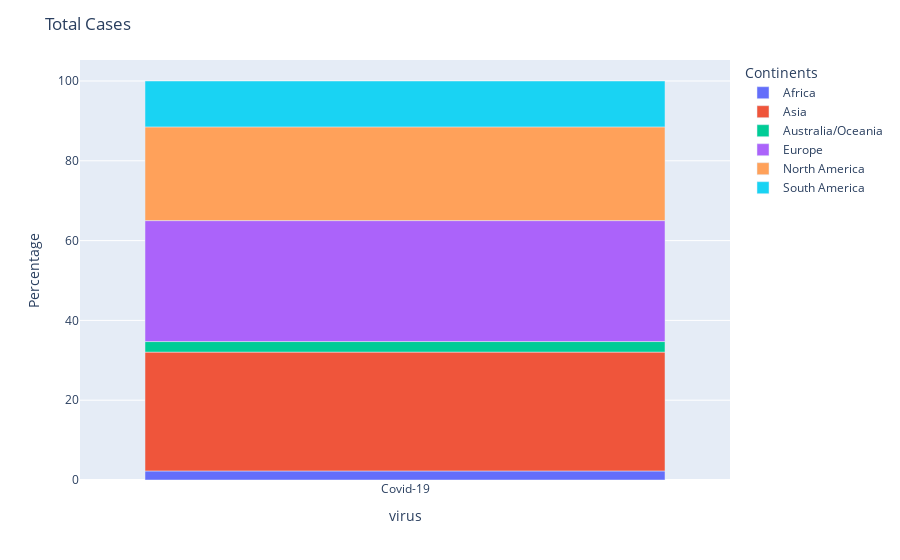
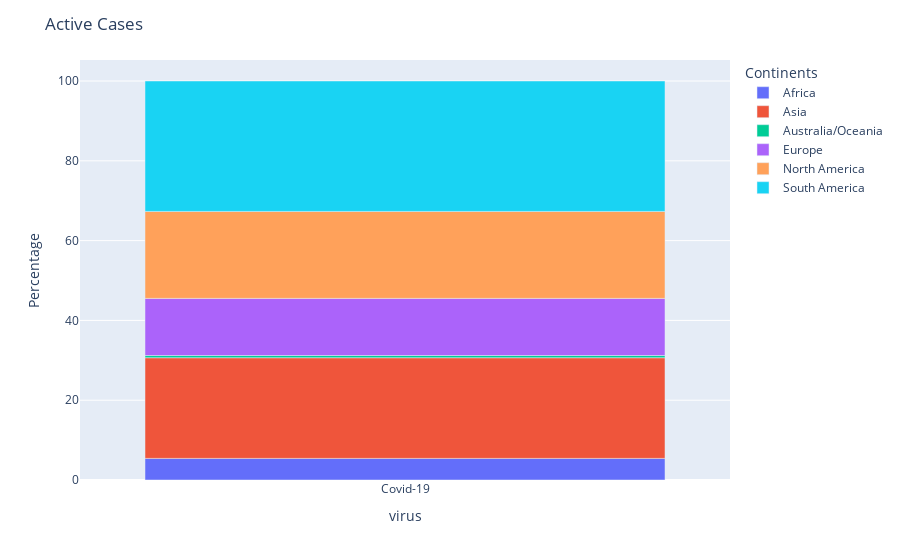
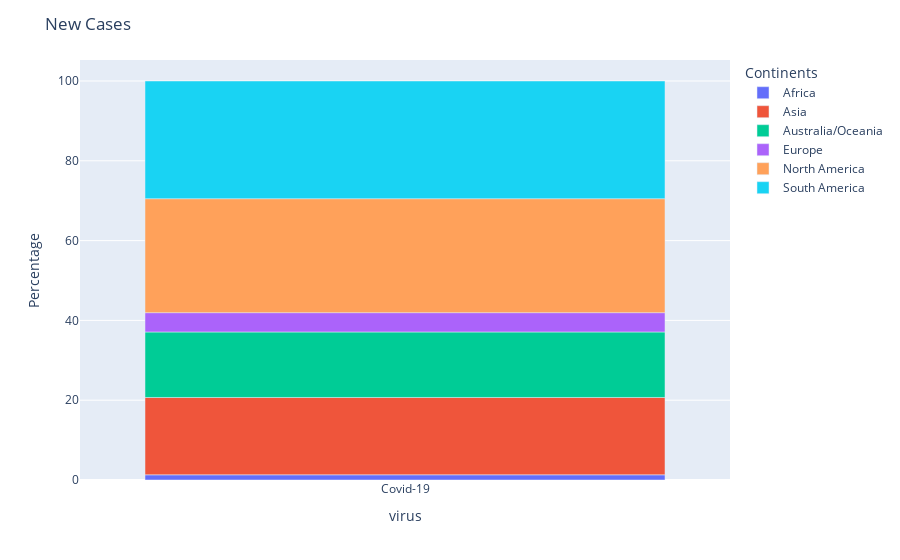
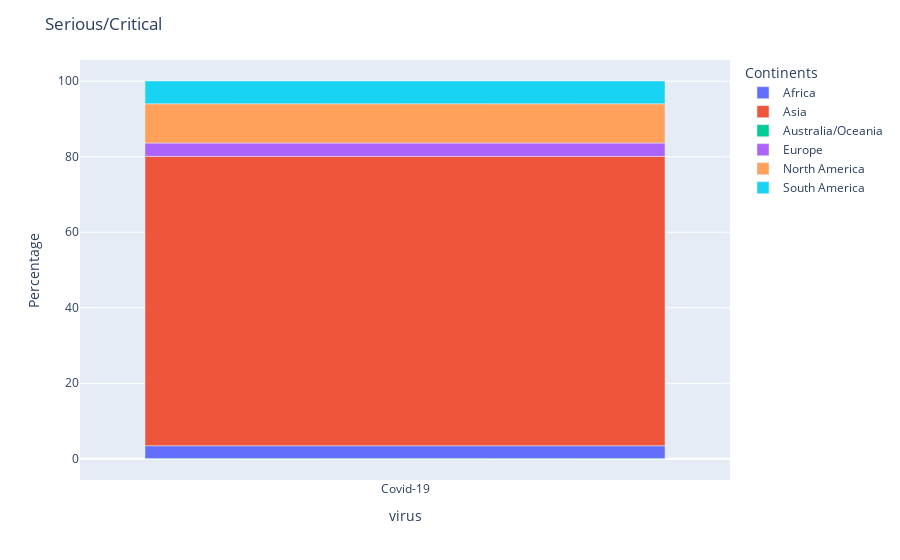

Notebook code for these charts, in order:
### Code cell
continent_visulaization(cases_list)

### Figure 1 — Plotly figure (JSON) as saved in the notebook; plotly's stock layout.template omitted (floating-point values rounded to 4 significant figures)
{"data": [{"customdata": [[12740000.0]], "hovertemplate": "Continents=Africa<br>virus=%{x}<br>Percentage=%{y}<br>Total Cases=%{customdata[0]}<extra></extra>", "legendgroup": "Africa", "marker": {"color": "#636efa", "pattern": {"shape": ""}}, "name": "Africa", "orientation": "v", "showlegend": true, "textposition": "auto", "type": "bar", "x": ["Covid-19"], "xaxis": "x", "y": [2.27], "yaxis": "y"}, {"customdata": [[167200000.0]], "hovertemplate": "Continents=Asia<br>virus=%{x}<br>Percentage=%{y}<br>Total Cases=%{customdata[0]}<extra></extra>", "legendgroup": "Asia", "marker": {"color": "#EF553B", "pattern": {"shape": ""}}, "name": "Asia", "orientation": "v", "showlegend": true, "textposition": "auto", "type": "bar", "x": ["Covid-19"], "xaxis": "x", "y": [29.78], "yaxis": "y"}, {"customdata": [[14880000.0]], "hovertemplate": "Continents=Australia/Oceania<br>virus=%{x}<br>Percentage=%{y}<br>Total Cases=%{customdata[0]}<extra></extra>", "legendgroup": "Australia/Oceania", "marker": {"color": "#00cc96", "pattern": {"shape": ""}}, "name": "Australia/Oceania", "orientation": "v", "showlegend": true, "textposition": "auto", "type": "bar", "x": ["Covid-19"], "xaxis": "x", "y": [2.65], "yaxis": "y"}, {"customdata": [[170100000.0]], "hovertemplate": "Continents=Europe<br>virus=%{x}<br>Percentage=%{y}<br>Total Cases=%{customdata[0]}<extra></extra>", "legendgroup": "Europe", "marker": {"color": "#ab63fa", "pattern": {"shape": ""}}, "name": "Europe", "orientation": "v", "showlegend": true, "textposition": "auto", "type": "bar", "x": ["Covid-19"], "xaxis": "x", "y": [30.31], "yaxis": "y"}, {"customdata": [[131800000.0]], "hovertemplate": "Continents=North America<br>virus=%{x}<br>Percentage=%{y}<br>Total Cases=%{customdata[0]}<extra></extra>", "legendgroup": "North America", "marker": {"color": "#FFA15A", "pattern": {"shape": ""}}, "name": "North America", "orientation": "v", "showlegend": true, "textposition": "auto", "type": "bar", "x": ["Covid-19"], "xaxis": "x", "y": [23.49], "yaxis": "y"}, {"customdata": [[64560000.0]], "hovertemplate": "Continents=South America<br>virus=%{x}<br>Percentage=%{y}<br>Total Cases=%{customdata[0]}<extra></extra>", "legendgroup": "South America", "marker": {"color": "#19d3f3", "pattern": {"shape": ""}}, "name": "South America", "orientation": "v", "showlegend": true, "textposition": "auto", "type": "bar", "x": ["Covid-19"], "xaxis": "x", "y": [11.5], "yaxis": "y"}], "layout": {"barmode": "relative", "legend": {"title": {"text": "Continents"}, "tracegroupgap": 0}, "margin": {"t": 60}, "title": {"text": "Total Cases"}, "xaxis": {"anchor": "y", "domain": [0, 1], "title": {"text": "virus"}}, "yaxis": {"anchor": "x", "domain": [0, 1], "title": {"text": "Percentage"}}}}

### Figure 2 — Plotly figure (JSON) as saved in the notebook; plotly's stock layout.template omitted (floating-point values rounded to 4 significant figures)
{"data": [{"customdata": [[331500.0]], "hovertemplate": "Continents=Africa<br>virus=%{x}<br>Percentage=%{y}<br>Active Cases=%{customdata[0]}<extra></extra>", "legendgroup": "Africa", "marker": {"color": "#636efa", "pattern": {"shape": ""}}, "name": "Africa", "orientation": "v", "showlegend": true, "textposition": "auto", "type": "bar", "x": ["Covid-19"], "xaxis": "x", "y": [5.42], "yaxis": "y"}, {"customdata": [[1543000.0]], "hovertemplate": "Continents=Asia<br>virus=%{x}<br>Percentage=%{y}<br>Active Cases=%{customdata[0]}<extra></extra>", "legendgroup": "Asia", "marker": {"color": "#EF553B", "pattern": {"shape": ""}}, "name": "Asia", "orientation": "v", "showlegend": true, "textposition": "auto", "type": "bar", "x": ["Covid-19"], "xaxis": "x", "y": [25.23], "yaxis": "y"}, {"customdata": [[33710.0]], "hovertemplate": "Continents=Australia/Oceania<br>virus=%{x}<br>Percentage=%{y}<br>Active Cases=%{customdata[0]}<extra></extra>", "legendgroup": "Australia/Oceania", "marker": {"color": "#00cc96", "pattern": {"shape": ""}}, "name": "Australia/Oceania", "orientation": "v", "showlegend": true, "textposition": "auto", "type": "bar", "x": ["Covid-19"], "xaxis": "x", "y": [0.55], "yaxis": "y"}, {"customdata": [[875700.0]], "hovertemplate": "Continents=Europe<br>virus=%{x}<br>Percentage=%{y}<br>Active Cases=%{customdata[0]}<extra></extra>", "legendgroup": "Europe", "marker": {"color": "#ab63fa", "pattern": {"shape": ""}}, "name": "Europe", "orientation": "v", "showlegend": true, "textposition": "auto", "type": "bar", "x": ["Covid-19"], "xaxis": "x", "y": [14.32], "yaxis": "y"}, {"customdata": [[1333000.0]], "hovertemplate": "Continents=North America<br>virus=%{x}<br>Percentage=%{y}<br>Active Cases=%{customdata[0]}<extra></extra>", "legendgroup": "North America", "marker": {"color": "#FFA15A", "pattern": {"shape": ""}}, "name": "North America", "orientation": "v", "showlegend": true, "textposition": "auto", "type": "bar", "x": ["Covid-19"], "xaxis": "x", "y": [21.8], "yaxis": "y"}, {"customdata": [[1999000.0]], "hovertemplate": "Continents=South America<br>virus=%{x}<br>Percentage=%{y}<br>Active Cases=%{customdata[0]}<extra></extra>", "legendgroup": "South America", "marker": {"color": "#19d3f3", "pattern": {"shape": ""}}, "name": "South America", "orientation": "v", "showlegend": true, "textposition": "auto", "type": "bar", "x": ["Covid-19"], "xaxis": "x", "y": [32.69], "yaxis": "y"}], "layout": {"barmode": "relative", "legend": {"title": {"text": "Continents"}, "tracegroupgap": 0}, "margin": {"t": 60}, "title": {"text": "Active Cases"}, "xaxis": {"anchor": "y", "domain": [0, 1], "title": {"text": "virus"}}, "yaxis": {"anchor": "x", "domain": [0, 1], "title": {"text": "Percentage"}}}}

### Figure 3 — Plotly figure (JSON) as saved in the notebook; plotly's stock layout.template omitted (floating-point values rounded to 4 significant figures)
{"data": [{"customdata": [[-54.0]], "hovertemplate": "Continents=Africa<br>virus=%{x}<br>Percentage=%{y}<br>New Cases=%{customdata[0]}<extra></extra>", "legendgroup": "Africa", "marker": {"color": "#636efa", "pattern": {"shape": ""}}, "name": "Africa", "orientation": "v", "showlegend": true, "textposition": "auto", "type": "bar", "x": ["Covid-19"], "xaxis": "x", "y": [1.3], "yaxis": "y"}, {"customdata": [[-805.0]], "hovertemplate": "Continents=Asia<br>virus=%{x}<br>Percentage=%{y}<br>New Cases=%{customdata[0]}<extra></extra>", "legendgroup": "Asia", "marker": {"color": "#EF553B", "pattern": {"shape": ""}}, "name": "Asia", "orientation": "v", "showlegend": true, "textposition": "auto", "type": "bar", "x": ["Covid-19"], "xaxis": "x", "y": [19.38], "yaxis": "y"}, {"customdata": [[-682.0]], "hovertemplate": "Continents=Australia/Oceania<br>virus=%{x}<br>Percentage=%{y}<br>New Cases=%{customdata[0]}<extra></extra>", "legendgroup": "Australia/Oceania", "marker": {"color": "#00cc96", "pattern": {"shape": ""}}, "name": "Australia/Oceania", "orientation": "v", "showlegend": true, "textposition": "auto", "type": "bar", "x": ["Covid-19"], "xaxis": "x", "y": [16.42], "yaxis": "y"}, {"customdata": [[-201.0]], "hovertemplate": "Continents=Europe<br>virus=%{x}<br>Percentage=%{y}<br>New Cases=%{customdata[0]}<extra></extra>", "legendgroup": "Europe", "marker": {"color": "#ab63fa", "pattern": {"shape": ""}}, "name": "Europe", "orientation": "v", "showlegend": true, "textposition": "auto", "type": "bar", "x": ["Covid-19"], "xaxis": "x", "y": [4.84], "yaxis": "y"}, {"customdata": [[-1186.0]], "hovertemplate": "Continents=North America<br>virus=%{x}<br>Percentage=%{y}<br>New Cases=%{customdata[0]}<extra></extra>", "legendgroup": "North America", "marker": {"color": "#FFA15A", "pattern": {"shape": ""}}, "name": "North America", "orientation": "v", "showlegend": true, "textposition": "auto", "type": "bar", "x": ["Covid-19"], "xaxis": "x", "y": [28.56], "yaxis": "y"}, {"customdata": [[-1225.0]], "hovertemplate": "Continents=South America<br>virus=%{x}<br>Percentage=%{y}<br>New Cases=%{customdata[0]}<extra></extra>", "legendgroup": "South America", "marker": {"color": "#19d3f3", "pattern": {"shape": ""}}, "name": "South America", "orientation": "v", "showlegend": true, "textposition": "auto", "type": "bar", "x": ["Covid-19"], "xaxis": "x", "y": [29.5], "yaxis": "y"}], "layout": {"barmode": "relative", "legend": {"title": {"text": "Continents"}, "tracegroupgap": 0}, "margin": {"t": 60}, "title": {"text": "New Cases"}, "xaxis": {"anchor": "y", "domain": [0, 1], "title": {"text": "virus"}}, "yaxis": {"anchor": "x", "domain": [0, 1], "title": {"text": "Percentage"}}}}

### Figure 4 — Plotly figure (JSON) as saved in the notebook; plotly's stock layout.template omitted (floating-point values rounded to 4 significant figures)
{"data": [{"customdata": [[356.0]], "hovertemplate": "Continents=Africa<br>virus=%{x}<br>Percentage=%{y}<br>Serious/Critical=%{customdata[0]}<extra></extra>", "legendgroup": "Africa", "marker": {"color": "#636efa", "pattern": {"shape": ""}}, "name": "Africa", "orientation": "v", "showlegend": true, "textposition": "auto", "type": "bar", "x": ["Covid-19"], "xaxis": "x", "y": [3.46], "yaxis": "y"}, {"customdata": [[7897.0]], "hovertemplate": "Continents=Asia<br>virus=%{x}<br>Percentage=%{y}<br>Serious/Critical=%{customdata[0]}<extra></extra>", "legendgroup": "Asia", "marker": {"color": "#EF553B", "pattern": {"shape": ""}}, "name": "Asia", "orientation": "v", "showlegend": true, "textposition": "auto", "type": "bar", "x": ["Covid-19"], "xaxis": "x", "y": [76.66], "yaxis": "y"}, {"customdata": [[-5.0]], "hovertemplate": "Continents=Australia/Oceania<br>virus=%{x}<br>Percentage=%{y}<br>Serious/Critical=%{customdata[0]}<extra></extra>", "legendgroup": "Australia/Oceania", "marker": {"color": "#00cc96", "pattern": {"shape": ""}}, "name": "Australia/Oceania", "orientation": "v", "showlegend": true, "textposition": "auto", "type": "bar", "x": ["Covid-19"], "xaxis": "x", "y": [-0.05], "yaxis": "y"}, {"customdata": [[363.0]], "hovertemplate": "Continents=Europe<br>virus=%{x}<br>Percentage=%{y}<br>Serious/Critical=%{customdata[0]}<extra></extra>", "legendgroup": "Europe", "marker": {"color": "#ab63fa", "pattern": {"shape": ""}}, "name": "Europe", "orientation": "v", "showlegend": true, "textposition": "auto", "type": "bar", "x": ["Covid-19"], "xaxis": "x", "y": [3.52], "yaxis": "y"}, {"customdata": [[1070.0]], "hovertemplate": "Continents=North America<br>virus=%{x}<br>Percentage=%{y}<br>Serious/Critical=%{customdata[0]}<extra></extra>", "legendgroup": "North America", "marker": {"color": "#FFA15A", "pattern": {"shape": ""}}, "name": "North America", "orientation": "v", "showlegend": true, "textposition": "auto", "type": "bar", "x": ["Covid-19"], "xaxis": "x", "y": [10.39], "yaxis": "y"}, {"customdata": [[621.0]], "hovertemplate": "Continents=South America<br>virus=%{x}<br>Percentage=%{y}<br>Serious/Critical=%{customdata[0]}<extra></extra>", "legendgroup": "South America", "marker": {"color": "#19d3f3", "pattern": {"shape": ""}}, "name": "South America", "orientation": "v", "showlegend": true, "textposition": "auto", "type": "bar", "x": ["Covid-19"], "xaxis": "x", "y": [6.03], "yaxis": "y"}], "layout": {"barmode": "relative", "legend": {"title": {"text": "Continents"}, "tracegroupgap": 0}, "margin": {"t": 60}, "title": {"text": "Serious/Critical"}, "xaxis": {"anchor": "y", "domain": [0, 1], "title": {"text": "virus"}}, "yaxis": {"anchor": "x", "domain": [0, 1], "title": {"text": "Percentage"}}}}
